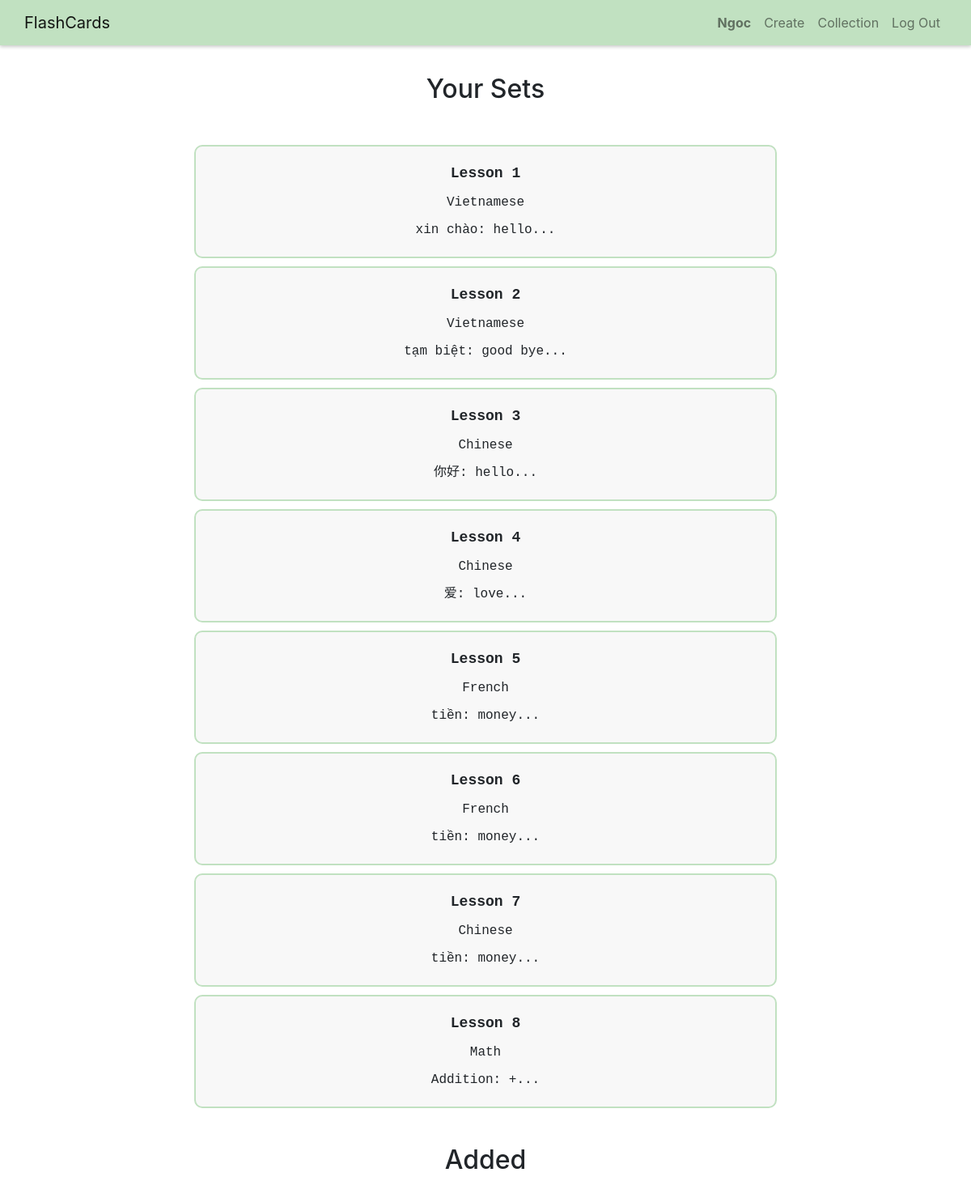
Page /collection (signed in) on the earlier database version.
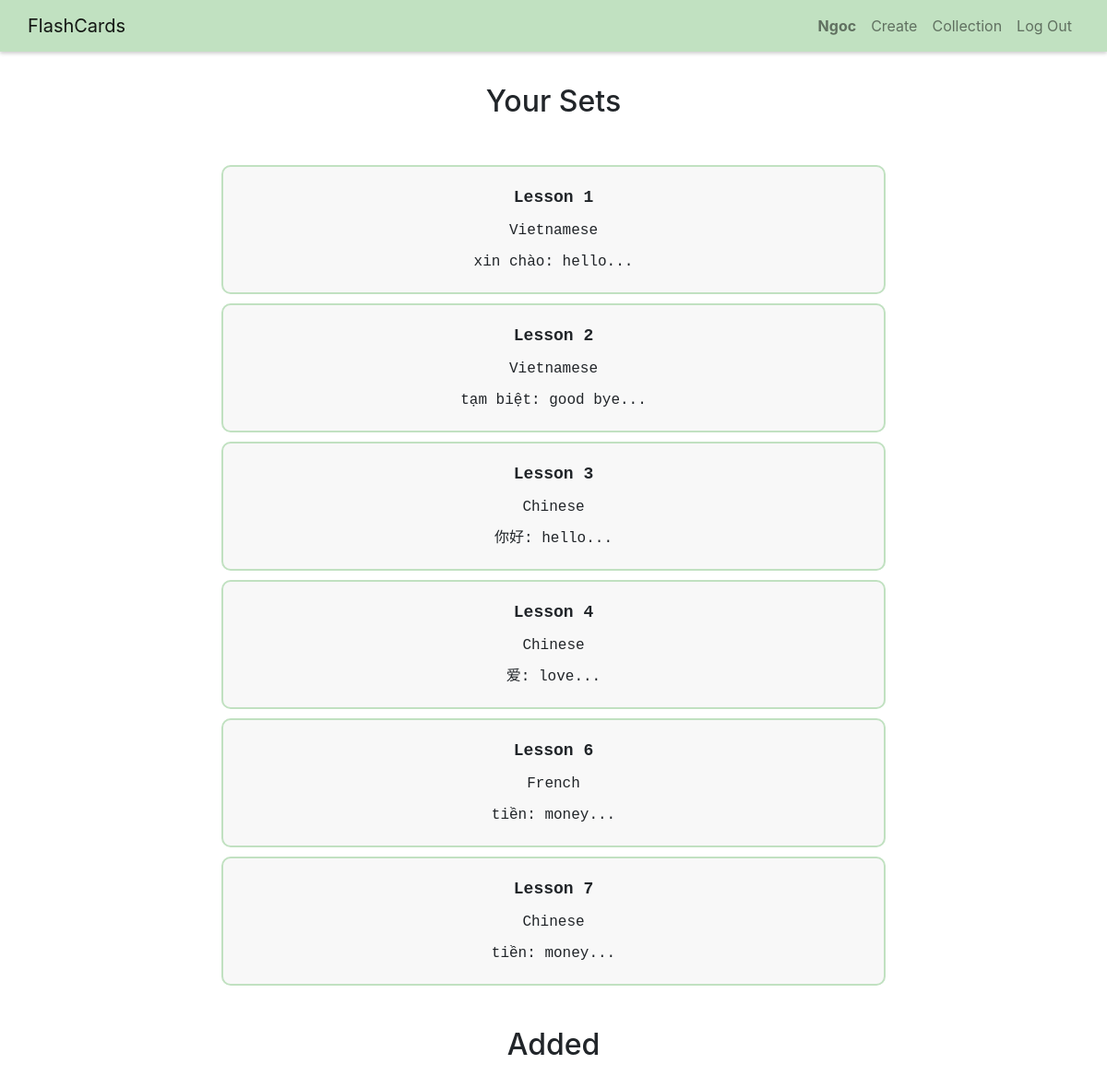
Same page on the later database version.
### flashcards/models.py (models this page shows)
class Set(models.Model):
    owner = models.ForeignKey("User", on_delete=models.CASCADE, related_name="sets")
    name = models.CharField(max_length=255)
    description = models.TextField(blank=True)
    timestamp = models.DateTimeField(auto_now_add=True)

class Card(models.Model):
    set = models.ForeignKey("Set", on_delete=models.CASCADE, related_name="cards")
    term = models.CharField(max_length=255)
    definition = models.TextField()

### flashcards/views.py (the view)
# urls.py: path("collection", views.collection, name="collection"),
def collection(request):
    if request.user.is_authenticated:
        user = request.user
        sets = user.sets.all()
        added = user.added.all()
        return render(request, "flashcards/collection.html", {
            "sets": sets,
            "added": added
        })

### flashcards/templates/flashcards/collection.html (shortened to what this page needs)
{% extends "flashcards/layout.html" %}
{% block body %}
<div class="container center">
    <h2>Your Sets</h2>
    <div class="existing-sets-div">
        {% for set in sets %}
        <div class="existing-set-div" id="{{ set.id }}">
            <div class="set-item set-title">{{ set.name }}</div>
            <div class="set-item">
                <ul>
                    <li>{{ set.description }}</li>
                    <li>{{ set.cards.all.first.term }}: {{ set.cards.all.first.definition }}...</li>
                </ul>
            </div>
        </div>
        {% empty %}
        <div>
            You have not made a study set. <a href="{% url 'create' %}">Create.</a>
        </div>
        {% endfor %}
    </div>
    <h2 class="added-title">Added</h2>
</div>
{% endblock %}

Differences in the rows shown:
removed Set: name "Lesson 5", description "French", cards.all.first.term "tiền", cards.all.first.definition "money"
removed Set: name "Lesson 8", description "Math", cards.all.first.term "Addition", cards.all.first.definition "+"
